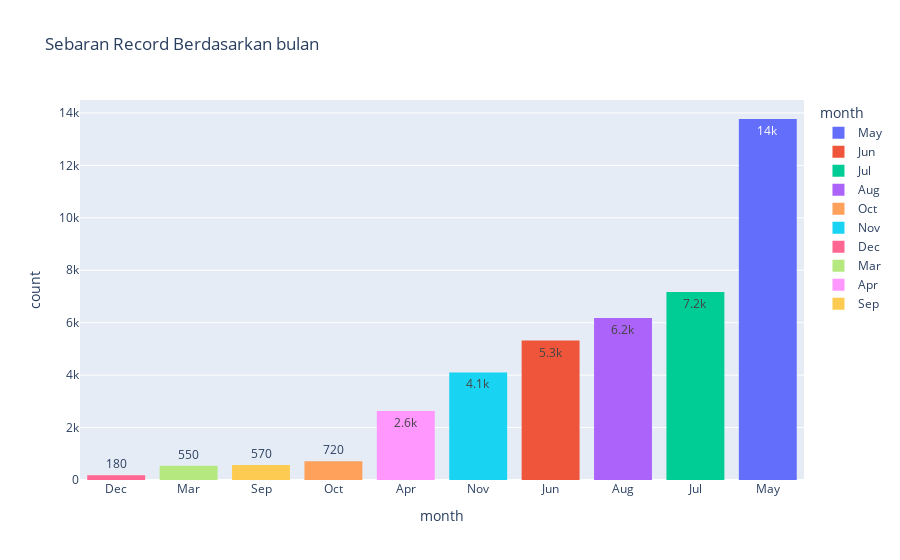

Notebook cell for this chart:
### Code cell
figmon = px.histogram(df_cop1, x="month", 
                   title="Sebaran Record Berdasarkan bulan", color="month",
                   text_auto='.2s')
figmon.update_layout(bargap=0.2)
figmon.update_xaxes(categoryorder="total ascending")
figmon.show()

### Figure 1 — Plotly figure (JSON) as saved in the notebook; plotly's stock layout.template omitted (floating-point values rounded to 4 significant figures; data arrays with more than 128 entries replaced by an {"elided": "..."} marker saying what was removed)
{"data": [{"alignmentgroup": "True", "bingroup": "x", "hovertemplate": "month=%{x}<br>count=%{y}<extra></extra>", "legendgroup": "May", "marker": {"color": "#636efa", "pattern": {"shape": ""}}, "name": "May", "offsetgroup": "May", "orientation": "v", "showlegend": true, "texttemplate": "%{value:.2s}", "type": "histogram", "x": {"elided": "13769 str values"}, "xaxis": "x", "yaxis": "y"}, {"alignmentgroup": "True", "bingroup": "x", "hovertemplate": "month=%{x}<br>count=%{y}<extra></extra>", "legendgroup": "Jun", "marker": {"color": "#EF553B", "pattern": {"shape": ""}}, "name": "Jun", "offsetgroup": "Jun", "orientation": "v", "showlegend": true, "texttemplate": "%{value:.2s}", "type": "histogram", "x": {"elided": "5318 str values"}, "xaxis": "x", "yaxis": "y"}, {"alignmentgroup": "True", "bingroup": "x", "hovertemplate": "month=%{x}<br>count=%{y}<extra></extra>", "legendgroup": "Jul", "marker": {"color": "#00cc96", "pattern": {"shape": ""}}, "name": "Jul", "offsetgroup": "Jul", "orientation": "v", "showlegend": true, "texttemplate": "%{value:.2s}", "type": "histogram", "x": {"elided": "7174 str values"}, "xaxis": "x", "yaxis": "y"}, {"alignmentgroup": "True", "bingroup": "x", "hovertemplate": "month=%{x}<br>count=%{y}<extra></extra>", "legendgroup": "Aug", "marker": {"color": "#ab63fa", "pattern": {"shape": ""}}, "name": "Aug", "offsetgroup": "Aug", "orientation": "v", "showlegend": true, "texttemplate": "%{value:.2s}", "type": "histogram", "x": {"elided": "6178 str values"}, "xaxis": "x", "yaxis": "y"}, {"alignmentgroup": "True", "bingroup": "x", "hovertemplate": "month=%{x}<br>count=%{y}<extra></extra>", "legendgroup": "Oct", "marker": {"color": "#FFA15A", "pattern": {"shape": ""}}, "name": "Oct", "offsetgroup": "Oct", "orientation": "v", "showlegend": true, "texttemplate": "%{value:.2s}", "type": "histogram", "x": {"elided": "718 str values"}, "xaxis": "x", "yaxis": "y"}, {"alignmentgroup": "True", "bingroup": "x", "hovertemplate": "month=%{x}<br>count=%{y}<extra></extra>", "legendgroup": "Nov", "marker": {"color": "#19d3f3", "pattern": {"shape": ""}}, "name": "Nov", "offsetgroup": "Nov", "orientation": "v", "showlegend": true, "texttemplate": "%{value:.2s}", "type": "histogram", "x": {"elided": "4101 str values"}, "xaxis": "x", "yaxis": "y"}, {"alignmentgroup": "True", "bingroup": "x", "hovertemplate": "month=%{x}<br>count=%{y}<extra></extra>", "legendgroup": "Dec", "marker": {"color": "#FF6692", "pattern": {"shape": ""}}, "name": "Dec", "offsetgroup": "Dec", "orientation": "v", "showlegend": true, "texttemplate": "%{value:.2s}", "type": "histogram", "x": {"elided": "182 str values"}, "xaxis": "x", "yaxis": "y"}, {"alignmentgroup": "True", "bingroup": "x", "hovertemplate": "month=%{x}<br>count=%{y}<extra></extra>", "legendgroup": "Mar", "marker": {"color": "#B6E880", "pattern": {"shape": ""}}, "name": "Mar", "offsetgroup": "Mar", "orientation": "v", "showlegend": true, "texttemplate": "%{value:.2s}", "type": "histogram", "x": {"elided": "546 str values"}, "xaxis": "x", "yaxis": "y"}, {"alignmentgroup": "True", "bingroup": "x", "hovertemplate": "month=%{x}<br>count=%{y}<extra></extra>", "legendgroup": "Apr", "marker": {"color": "#FF97FF", "pattern": {"shape": ""}}, "name": "Apr", "offsetgroup": "Apr", "orientation": "v", "showlegend": true, "texttemplate": "%{value:.2s}", "type": "histogram", "x": {"elided": "2632 str values"}, "xaxis": "x", "yaxis": "y"}, {"alignmentgroup": "True", "bingroup": "x", "hovertemplate": "month=%{x}<br>count=%{y}<extra></extra>", "legendgroup": "Sep", "marker": {"color": "#FECB52", "pattern": {"shape": ""}}, "name": "Sep", "offsetgroup": "Sep", "orientation": "v", "showlegend": true, "texttemplate": "%{value:.2s}", "type": "histogram", "x": {"elided": "570 str values"}, "xaxis": "x", "yaxis": "y"}], "layout": {"bargap": 0.2, "barmode": "relative", "legend": {"title": {"text": "month"}, "tracegroupgap": 0}, "title": {"text": "Sebaran Record Berdasarkan bulan"}, "xaxis": {"anchor": "y", "categoryarray": ["May", "Jun", "Jul", "Aug", "Oct", "Nov", "Dec", "Mar", "Apr", "Sep"], "categoryorder": "total ascending", "domain": [0, 1], "title": {"text": "month"}}, "yaxis": {"anchor": "x", "domain": [0, 1], "title": {"text": "count"}}}}
